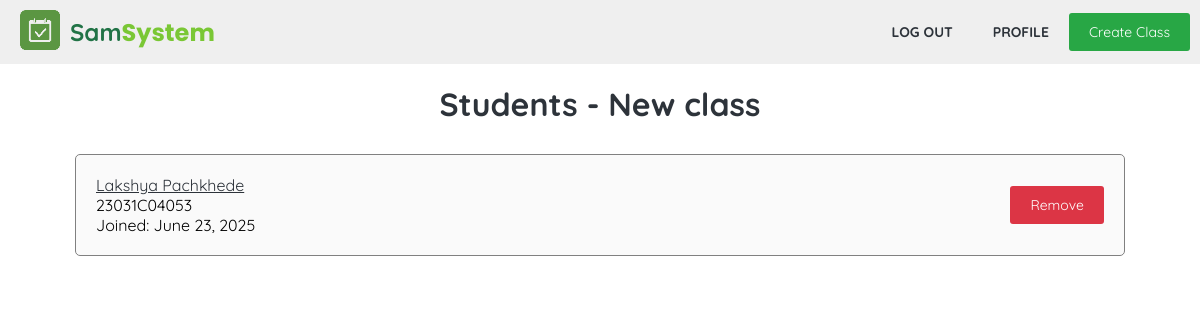
Screenshot of /class/class_students.php?id=11 (signed in) with the database file from the repository.
### tables this page shows
CREATE TABLE `class` (
  `id` int(11) NOT NULL,
  `name` varchar(100) DEFAULT NULL,
  `description` text DEFAULT NULL,
  `teacher_id` int(11) DEFAULT NULL,
  `date_created` datetime DEFAULT current_timestamp(),
  `branch` int(11) DEFAULT NULL,
  `longitude` decimal(10,5) DEFAULT NULL,
  `latitude` decimal(10,5) DEFAULT NULL,
  `open_session_id` int(11) DEFAULT NULL
);

CREATE TABLE `attends` (
  `student_id` int(11) NOT NULL,
  `class_id` int(11) NOT NULL,
  `date_joined` datetime DEFAULT current_timestamp()
);

CREATE TABLE `user` (
  `id` int(11) NOT NULL,
  `name` varchar(50) NOT NULL,
  `email` varchar(100) NOT NULL,
  `password` varchar(255) NOT NULL,
  `type` enum('student','teacher','admin') NOT NULL DEFAULT 'student',
  `approved` tinyint(1) NOT NULL DEFAULT 0,
  `date_created` date DEFAULT current_timestamp()
);

CREATE TABLE `student_profile` (
  `student_id` int(11) NOT NULL,
  `roll_no` varchar(15) NOT NULL,
  `branch` int(11) DEFAULT NULL,
  `bio` varchar(200) DEFAULT NULL
);

### utils.php (called while the page is built, shortened)
<?php
function getRecords($conn, $table, $parameter, $value){
	$stmt = $conn->prepare("SELECT * FROM $table WHERE $parameter = ?");
	$stmt->bind_param('i', $value);
	$stmt->execute();
	$result = $stmt->get_result();
	return $result;
}
function getFormattedDate($str){
	return (new DateTime($str))->format('F j, Y');
}
?>

### class/class_students.php (the view, shortened to what this page needs)
<?php
require '../db/db_connector.php';
require '../utils.php';
$class_id = $_GET['id'];
$class_data = getRecords($conn, "class", "id", $class_id)->fetch_assoc();
?>
<!DOCTYPE html>
<html lang="en">
<head>
	<link rel="stylesheet" href="../css/util.css">
	<link rel="stylesheet" href="../css/style.css">
</head>
<body>
	<?php require '..\components\nav_sm.php'; ?>
	<div class="container mt20 d-f-col jc-sb">
			<?php
			$result =getRecords($conn, "attends", "class_id", $class_id);
			if ($result->num_rows > 0){
				echo "<h1 class='mb20'>Students - " . $class_data['name'] . "</h1>";
			} else {
				echo "<h1 class='mb20'>No students in " . $class_data['name'] . "</h1>";
			}
			while ($row = $result->fetch_assoc()) {
				$user_id = $row['student_id'];
				$user_data = getRecords($conn, "user", "id", $user_id)->fetch_assoc();
				$user_profile_data = getRecords($conn, "student_profile", "student_id", $user_id)->fetch_assoc();
				echo"<div class='user-row' style='width:100%;'>
				<div class='user-row-left'>
				<a class='user-row-name td-u' href='/attendence/" . $user_data['type']. "/profile.php?id=". $user_data['id'] . "&action=view'>" . $user_data['name'] . "</a>
				<p>". $user_profile_data['roll_no'] ."</p>
				<p class='user-row-date'>Joined: ".  getFormattedDate($row['date_joined']). " </p>
				</div>
				<div class='user-row-right'>
				<form action='class_students.php?id=$class_id' method='POST'>
				<input type='hidden' name='remove_student_id' value='$user_id'>
				<input type='hidden' name='action' value='remove_student'>
				<button type='submit' class='btn btn-r'>Remove</button>
				</form>
				</div>
				</div>";
			}
			?>
	</div>
</body>
</html>

### css/util.css (style rules this page uses)
:root { --color-primary: #217346; --color-primary-light: #7ac735; --color-accent: #ff9900; --color-background: #fafafa; --color-text-dark: #2d333a; --color-highlight: #FFF9C4; --color-info: #00bcfe; --color-info-dark: #0095c7; --color-light-blue: #eaf4ff; --color-green: #28a745; --color-red: #dc3545; --color-green-dark:#218838; --color-red-dark: #c82333; }
a { text-decoration: none; color:var(--color-text-dark) ; }
.d-f-col { display: flex; justify-content: center; flex-direction: column; align-items: center; }
.mb20 { margin-bottom: 20px !important; }
.mt20 { margin-top: 20px !important; }
.jc-sb { justify-content: space-between; }
.btn { padding: 10px 20px; font-weight: normal; background: var(--color-green); border-radius: 3px; color: white; text-align: center; cursor: pointer; transition: all 0.5s ease-out; outline: none; border: none; font-size: 14px; }
.btn-r { background: var(--color-red); }
.td-u { text-decoration: underline !important; }

### css/style.css (style rules this page uses)
* { margin: 0; padding: 0; font-family: "Quicksand", sans-serif; box-sizing: border-box; }
h1 { color: var(--color-text-dark); font-weight: 700; }
.user-row { display: flex; justify-content: space-between; align-items: center; background: var(--color-background); padding: 20px; border-radius: 5px; border: 1px solid grey; width: 100%; margin: 10px auto; }
.user-row-right { display: flex; justify-content: center; align-items: center; gap: 10px; }
.container { max-width: 1050px; margin: auto auto; }

### rows the page displays
class: name "New class"
attends: student.name "Lakshya Pachkhede", student_profile.roll_no "23031C04053", date_joined "June 23, 2025"
